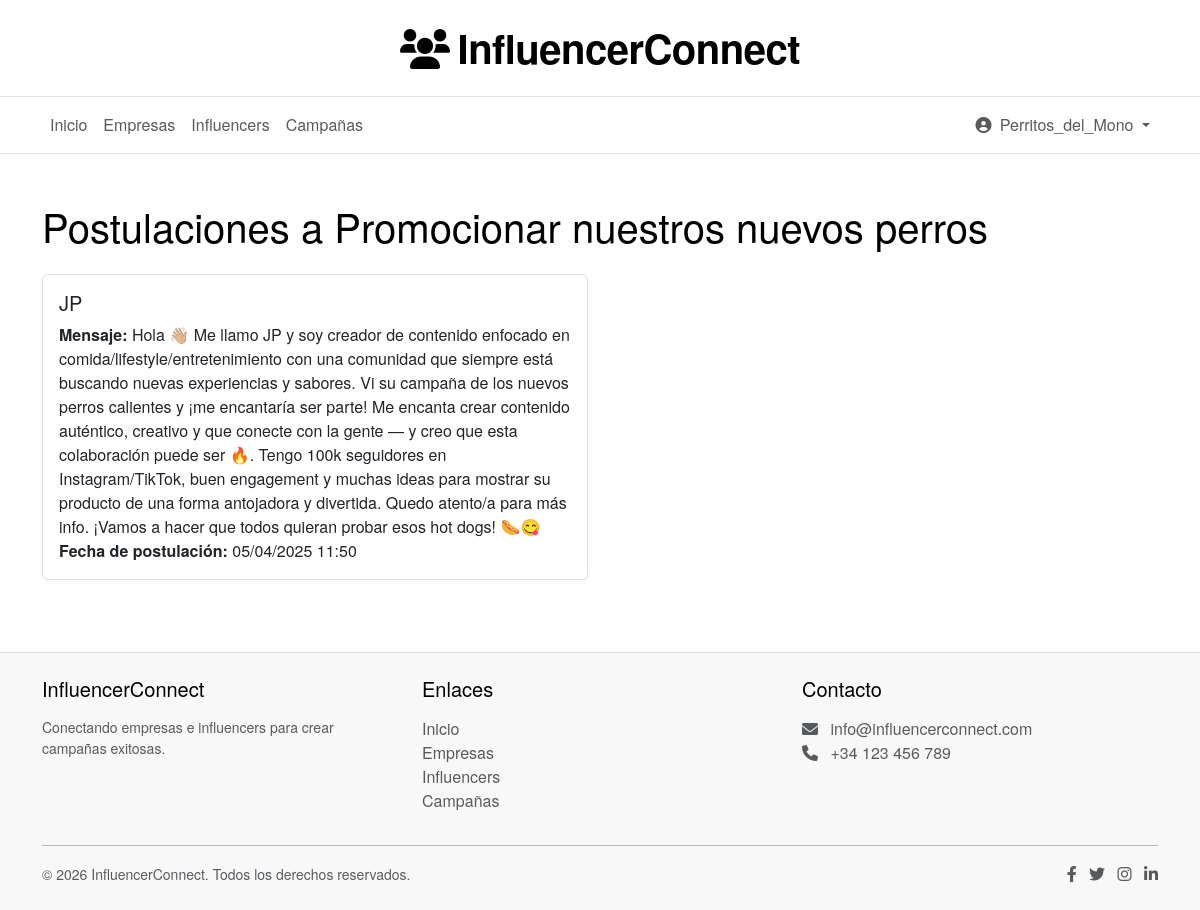
The page /campaigns/1/applications/ (signed in) on the database its author committed.
### users/models.py (models this page shows, shortened)
class CustomUser(AbstractUser):
    USER_TYPE_CHOICES = (
        ('empresa', 'Empresa'),
        ('influencer', 'Influencer'),
    )
    email = models.EmailField(_('email address'), unique=True)
    user_type = models.CharField(max_length=10, choices=USER_TYPE_CHOICES)
    profile_picture = models.ImageField(upload_to='profile_pictures/', blank=True, null=True)
    USERNAME_FIELD = 'email'
    REQUIRED_FIELDS = ['username', 'user_type']

### campaigns/models.py (models this page shows, shortened)
class Campaign(models.Model):
    name = models.CharField(max_length=255)
    description = models.TextField()
    company = models.ForeignKey(
        settings.AUTH_USER_MODEL,
        on_delete=models.CASCADE,
        limit_choices_to={'user_type': 'empresa'}
    )
    created_at = models.DateTimeField(auto_now_add=True)
    deadline = models.DateTimeField()
    budget = models.DecimalField(max_digits=10, decimal_places=2)
    views = models.PositiveIntegerField(default=0)
    likes = models.PositiveIntegerField(default=0)
    liked_by = models.ManyToManyField(settings.AUTH_USER_MODEL, blank=True, related_name='liked_campaigns')
    categories = models.ManyToManyField(Category, blank=True, related_name='campaigns')  # Relación con categorías

class Application(models.Model):
    campaign = models.ForeignKey(
        Campaign,
        on_delete=models.CASCADE,
        related_name='applications'
    )
    influencer = models.ForeignKey(
        settings.AUTH_USER_MODEL,
        on_delete=models.CASCADE,
        limit_choices_to={'user_type': 'influencer'}
    )
    message = models.TextField()
    created_at = models.DateTimeField(auto_now_add=True)

### campaigns/views.py (the view)
# urls.py: path('<int:campaign_id>/applications/', views.campaign_applications, name='campaign_applications'),
@login_required
def campaign_applications(request, campaign_id):
    campaign = get_object_or_404(Campaign, id=campaign_id, company=request.user)
    applications = campaign.applications.all()  # Relación inversa desde Application
    return render(request, 'campaigns/campaign_applications.html', {
        'campaign': campaign,
        'applications': applications,
    })

### templates/campaigns/campaign_applications.html (shortened to what this page needs)
{% extends 'base.html' %}
{% block content %}
<div class="container mt-5">
    <h1 class="mb-4">Postulaciones a {{ campaign.name }}</h1>
    <div class="row">
        {% if applications %}
            {% for application in applications %}
                <div class="col-md-6 mb-4">
                    <div class="card">
                        <div class="card-body">
                            <h5 class="card-title">{{ application.influencer.username }}</h5>
                            <p class="card-text">
                                <strong>Mensaje:</strong> {{ application.message }}<br>
                                <strong>Fecha de postulación:</strong> {{ application.created_at|date:"d/m/Y H:i" }}
                            </p>
                        </div>
                    </div>
                </div>
            {% endfor %}
        {% else %}
            <p class="text-muted">No hay postulaciones para esta campaña.</p>
        {% endif %}
    </div>
</div>
{% endblock %}

### templates/base.html (shortened to what this page needs)
<!DOCTYPE html>
<html lang="es">
<head>
    <link href="https://cdn.jsdelivr.net/npm/bootstrap@5.3.0-alpha1/dist/css/bootstrap.min.css" rel="stylesheet">
    <link href="https://cdn.jsdelivr.net/npm/bootstrap@5.3.0/dist/css/bootstrap.min.css" rel="stylesheet">
    <link rel="stylesheet" href="https://cdnjs.cloudflare.com/ajax/libs/font-awesome/6.0.0/css/all.min.css">
</head>
<body>
    <header class="site-header">
        <div class="container">
            <h1 class="site-title">
                <i class="fas fa-users"></i>InfluencerConnect
            </h1>
        </div>
    </header>
    <nav class="main-navigation navbar navbar-expand-lg navbar-light">
        <div class="container">
            <div class="collapse navbar-collapse" id="navbarNav">
                <ul class="navbar-nav me-auto">
                    <li class="nav-item">
                        <a class="nav-link" href="{% url 'home' %}">Inicio</a>
                    </li>
                    <li class="nav-item">
                        <a class="nav-link" href="{% url 'profiles:company_list' %}">Empresas</a>
                    </li>
                    <li class="nav-item">
                        <a class="nav-link" href="{% url 'profiles:influencer_list' %}">Influencers</a>
                    </li>
                    <li class="nav-item">
                        <a class="nav-link" href="{% url 'campaigns:campaign_list' %}">Campañas</a>
                    </li>
                </ul>
                <ul class="navbar-nav">
                    {% if user.is_authenticated %}
                        <li class="nav-item dropdown">
                            <a class="nav-link dropdown-toggle" href="#" id="navbarDropdown" role="button" data-bs-toggle="dropdown">
                                <i class="fas fa-user-circle me-1"></i>
                                {{ user.username }}
                            </a>
                        </li>
                    {% endif %}
                </ul>
            </div>
        </div>
    </nav>
    {% block content %}{% endblock %}
    <footer class="py-4 mt-5">
        <div class="container">
            <div class="row">
                <div class="col-md-4 mb-3 mb-md-0">
                    <h5 class="mb-3">InfluencerConnect</h5>
                    <p class="small text-muted">Conectando empresas e influencers para crear campañas exitosas.</p>
                </div>
                <div class="col-md-4 mb-3 mb-md-0">
                    <h5 class="mb-3">Enlaces</h5>
                    <ul class="list-unstyled">
                        <li><a href="{% url 'home' %}" class="text-decoration-none text-muted">Inicio</a></li>
                        <li><a href="{% url 'profiles:company_list' %}" class="text-decoration-none text-muted">Empresas</a></li>
                        <li><a href="{% url 'profiles:influencer_list' %}" class="text-decoration-none text-muted">Influencers</a></li>
                        <li><a href="{% url 'campaigns:campaign_list' %}" class="text-decoration-none text-muted">Campañas</a></li>
                    </ul>
                </div>
                <div class="col-md-4">
                    <h5 class="mb-3">Contacto</h5>
                    <ul class="list-unstyled text-muted">
                        <li><i class="fas fa-envelope me-2"></i> info@influencerconnect.com</li>
                        <li><i class="fas fa-phone me-2"></i> +34 123 456 789</li>
                    </ul>
                </div>
            </div>
            <hr>
            <div class="d-flex justify-content-between align-items-center">
                <p class="small text-muted mb-0">&copy; {% now "Y" %} InfluencerConnect. Todos los derechos reservados.</p>
                <div>
                    <a href="#" class="text-muted me-2"><i class="fab fa-facebook-f"></i></a>
                    <a href="#" class="text-muted me-2"><i class="fab fa-twitter"></i></a>
                    <a href="#" class="text-muted me-2"><i class="fab fa-instagram"></i></a>
                    <a href="#" class="text-muted"><i class="fab fa-linkedin-in"></i></a>
                </div>
            </div>
        </div>
    </footer>
</body>
</html>

### templates/base.html (style rules this page uses)
:root { --primary-color: #000000; --primary-hover: #333333; --secondary-color: #666666; --background-color: #ffffff; --text-color: #000000; --border-color: #e0e0e0; }
body { font-family: 'Helvetica Neue', Arial, sans-serif; color: var(--text-color); background-color: var(--background-color); }
.site-header { text-align: center; padding: 1.5rem 0; background-color: var(--background-color); border-bottom: 1px solid var(--border-color); }
.site-title { font-size: 2.5rem; font-weight: 700; color: var(--primary-color); margin: 0; letter-spacing: -0.5px; }
.site-title i { margin-right: 0.5rem; }
.main-navigation { background-color: var(--background-color); border-bottom: 1px solid var(--border-color); }
.card { border: 1px solid var(--border-color); box-shadow: 0 2px 5px rgba(0,0,0,0.05) !important; }
footer { background-color: #f8f8f8 !important; border-top: 1px solid var(--border-color) !important; }

### rows shown on the page
CustomUser: username "Perritos_del_Mono"
Campaign: name "Promocionar nuestros nuevos perros"
Application: influencer.username "JP", message "Hola 👋🏼 Me llamo JP y soy creador de contenido enfocado en comida/lifestyle/entretenimiento con una comunidad que siempre está buscando nuevas experiencias y sabores. Vi su campaña de los nuevos perros calientes y ¡me encantaría ser parte! Me encanta crear contenido auténtico, creativo y que conecte con la gente — y creo que esta colaboración puede ser 🔥. Tengo 100k seguidores en Instagram/TikTok, buen engagement y muchas ideas para mostrar su producto de una forma antojadora y divertida. Quedo atento/a para más info. ¡Vamos a hacer que todos quieran probar esos hot dogs! 🌭😋", created_at "05/04/2025 11:50"
